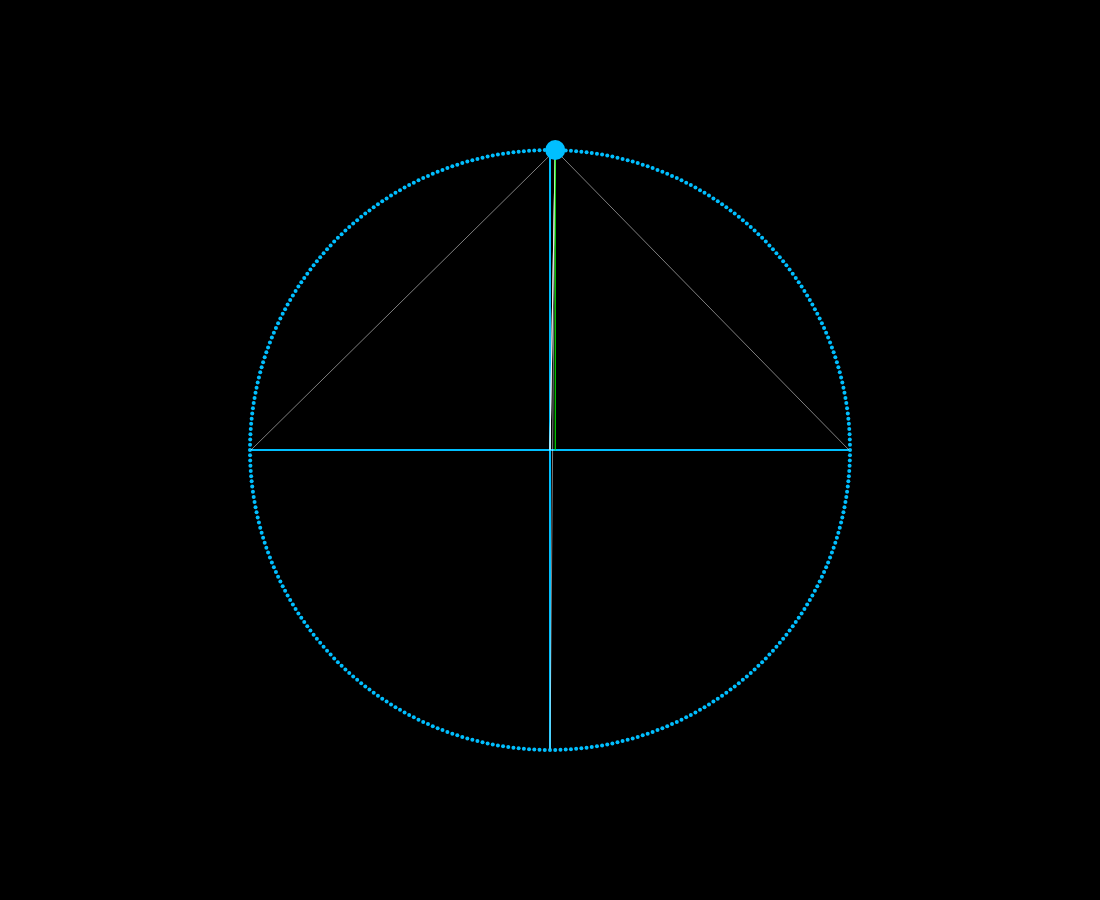
Frame 1 (no input)
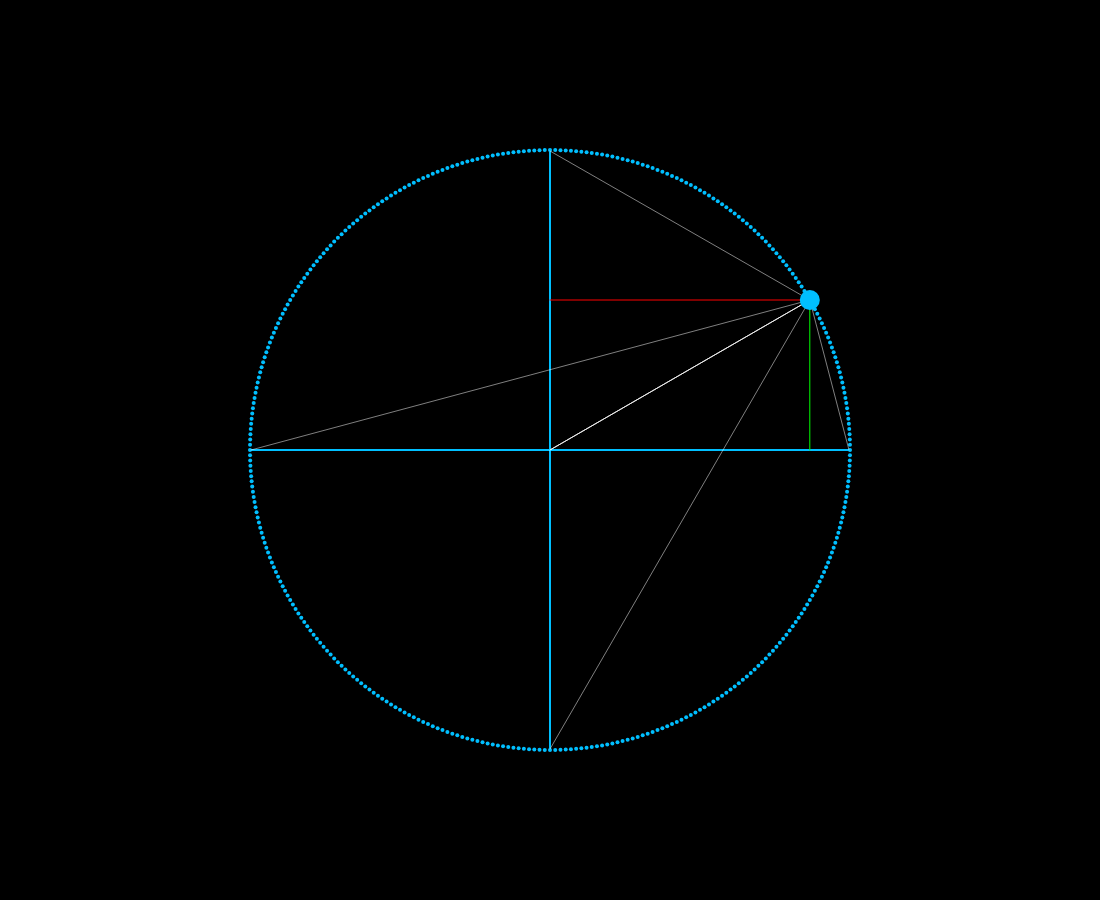
Frame 60 (no input)
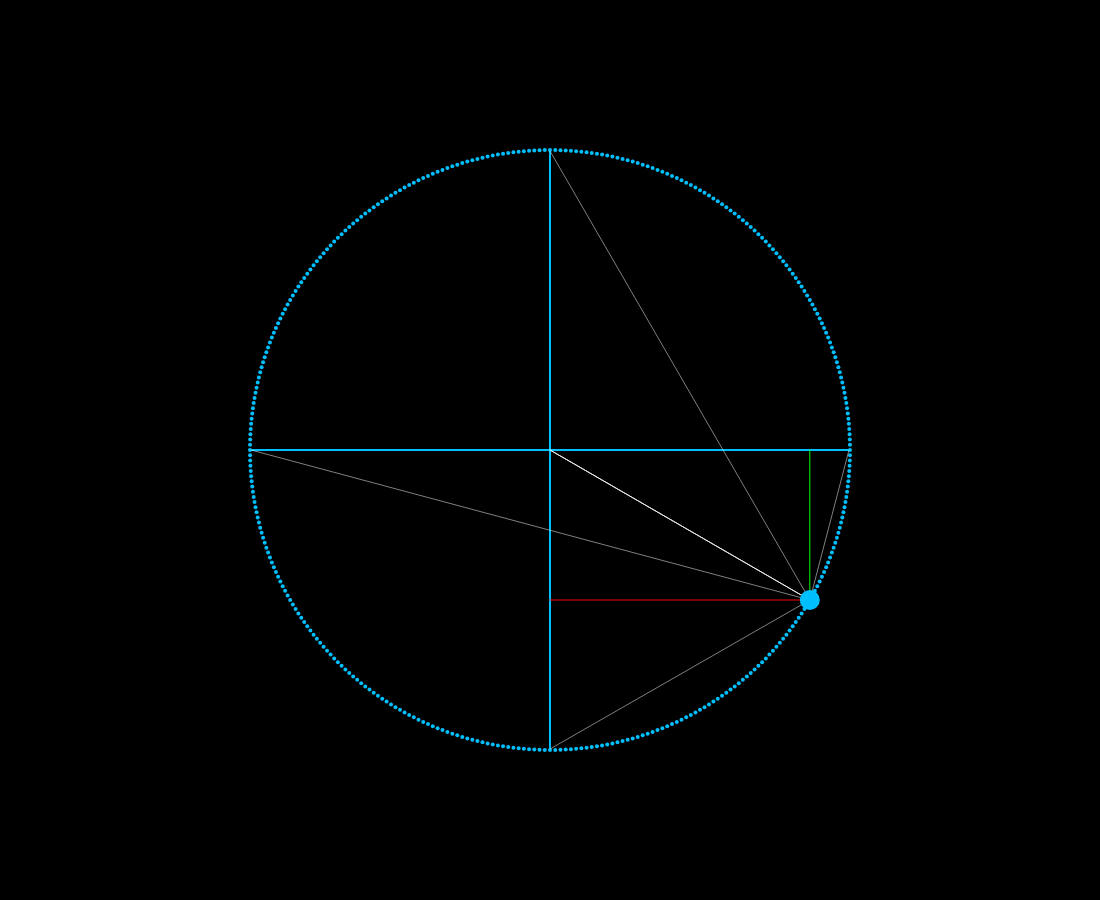
Frame 120 (the mouse pressed at the canvas centre since frame 60)

The p5.js sketch that drew these frames (run headless with seeded random() and noise() and a simulated clock; from frame 60 on, the mouse is pressed at the canvas centre):

// p5.js sketch
// ── sketch.js
var angle;
var radius;
var slider_1;
var slider_2;
var slider_3;
var winX;
var winY;

function setup() {
  // If I use windowWidth and windowHeight directly, I end up with scroll bars and hate that.
  // Here, I've used a window size of 100 pixels less than the windowWidth and Height
  WinX = windowWidth - 100;
  winY = windowHeight - 100;

  // Setup Canvas and use Degrees for sin/cos
  createCanvas(WinX, winY);
  angleMode(DEGREES);

  // Starter angle and radius values
  angle = 0;
  radius = 300;

  // Define paramaters for sliders in GUI
  slider_1 = createSlider(2, radius-1, radius - 1);
  slider_2 = createSlider(1, 90, 90);
  slider_3 = createSlider(20, 2*radius, radius);

}

function draw() {
  // Imediately translate the window so that (x:0, y:0) is in the center of our screen. x+ and y+ points to the lower right.
  translate(WinX / 2, winY / 2);

  background(0);

  // Increment the angle by 1 each run
  angle += 1;


  // draw blue graph lines
  strokeWeight(2)
  stroke(0, 191, 255);
  line(0 - radius, 0, radius, 0)
  line(0, 0 - radius, 0, radius)

  // draw blue graph dots
  strokeWeight(4)
  for (c = 0; c < 360; c += 1)
    point(radius * sin(angle + c), radius * cos(angle + c))

  // Inject GUI sliders into code.
  let s1 = slider_1.value()
  let s2 = slider_2.value()
  let s3 = slider_3.value()

  radius = s3;

  // draw "spider web" like mesh of lines pointing to where the angle meets the circle edge.
  stroke(255)
  strokeWeight(0.5)
  let a = 0
  for (a = 0; a < 360; a += s2) {
    let c = 0;
    for (r = 0; r < radius; r += s1) {
      line(r * sin(a), r * cos(a), radius * sin(angle), 0 - radius * (cos(angle)))

    }
  }


  // Draw lines representing sin and cos values.
  strokeWeight(1)
  stroke(255, 0, 0)
  line(radius * sin(angle), 0 - radius * (cos(angle)), 0, 0 - radius * (cos(angle)))
  stroke(0, 255, 0)
  line(radius * sin(angle), 0 - radius * (cos(angle)), radius * sin(angle), 0)

  // Draw the point where the angle meets the circle edge
  strokeWeight(20)
  stroke(0, 191, 255)
  point(radius * sin(angle), 0 - radius * (cos(angle)))

}
